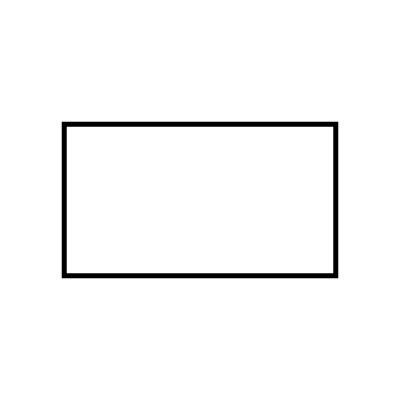
#> input picture rect.jpg, 400 x 400 px
$ jupyter execute --allow-errors main.ipynb   (shell and % lines are left out)
#> lines starting #> are read from the running program, lines starting #| are printed output that depends on the picture; after the words box and inside, x2 and y2 are one past the last pixel; in counts of white or black regions, pixels touching at a corner belong together; long printed decimals are rounded
**Problem Statement**
>Survey Drones require flight path of the area to take survey. Current technology allow users to manually define the flight path, which can be tedious sometimes.

**Solution**
>To develop a tracable map from given area plot image, thereby automating the work of flight path defining.

>Goal of this PBL is to develop an algo resulting a tracable map which then could be overlayed on top of google-map for flight path. To get scale of the tracable map we'll be comparing given plot's area with our calculated area.

**Methodology**
1. *Get contour of image-*
    - Read image
    - Apply thresholding
    - Find and draw contour lines
2. *For area-*
    - Gauss area law
    - pixel to area (find out 1 pixel area, then number of pixels in the contour and then multiply)

[cell 1]
#---------Dependencies----------
import cv2 as cv
import numpy as np
import matplotlib.pyplot as plt
import googlemaps
import gmplot
import math
#> (the rest of this cell did not finish here and is left out)

[cell 2]
#---------Reading Image----------
img=cv.cvtColor(cv.imread('rect.jpg'), cv.COLOR_BGR2GRAY)
#> img: shape (400, 400); min 0, max 255, mean 248.3
imgplot = plt.imshow(img,cmap='gray')
plt.show()

[cell 3]
#Thresholding
#   1. using canny edge detection
#   2. using binary thresholding


#---------1. Edge detection----------
edges=cv.Canny(image=img,threshold1=250,threshold2=450)
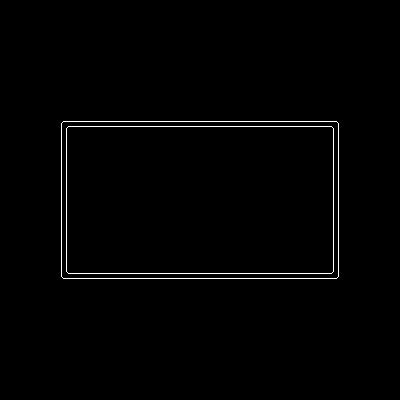
#> edges: shape (400, 400); 1.1% white in thin lines or dots, all inside (x1, y1, x2, y2) = (61, 121, 339, 279)
imgplot = plt.imshow(edges,cmap='gray')
plt.show()
plt.imsave('map3.png', edges, cmap='gray', format='png')

[cell 4]
#----------2. Binary Thresholding-----------
ret,thresld=cv.threshold(img,150,255,cv.THRESH_BINARY_INV)
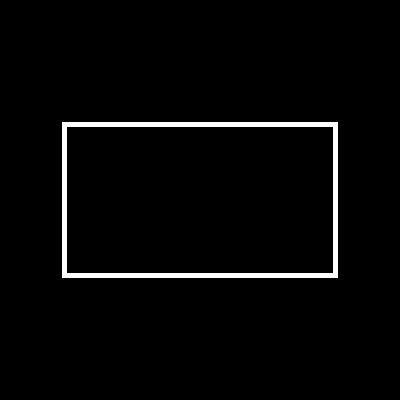
#> thresld: shape (400, 400); 2.6% white; 1 white region, box (x1, y1, x2, y2) and area: (62, 122, 338, 278) 4220
plt.imshow(thresld,cmap='gray')
plt.imsave('map5.png', thresld, cmap='gray', format='png')

[cell 5]
#--------Erode and Dilate----------
kernel = np.ones((3, 3), np.uint8)
# img_erosion = cv.erode(thresld, kernel, iterations=1)
# plt.imshow(img_erosion,cmap='gray')
img_dilation = cv.dilate(thresld, kernel, iterations=1)
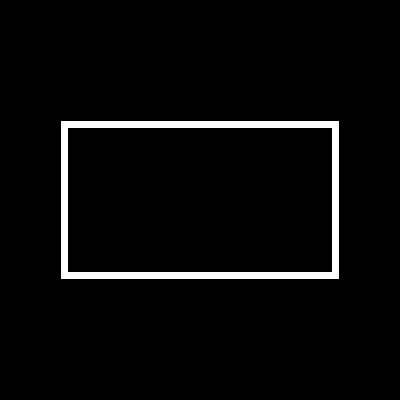
#> img_dilation: shape (400, 400); 3.7% white; 1 white region, box (x1, y1, x2, y2) and area: (61, 121, 339, 279) 5908
# plt.imshow(img_dilation,cmap='gray')
plt.imsave('map6.png',img_dilation,cmap='gray',format='png')

[cell 6]
#---------Finding Contour-----------
contours1, hierarchy1 = cv.findContours(thresld, cv.RETR_TREE, cv.CHAIN_APPROX_SIMPLE)
#> contours1 = 2 contours; box (x1, y1, x2, y2) and area: (62, 122, 338, 278) 42625, (66, 126, 334, 274) 39247
print(len(contours1))
#| 2
print(contours1[0])
#| [[[ 62 122]]
#|  [[ 62 277]]
#|  [[337 277]]
#|  [[337 122]]]
imgCopy=cv.cvtColor(cv.imread('rect.jpg'), cv.COLOR_BGR2RGB)
#> imgCopy is the input picture: shape (400, 400, 3); min 0, max 255, mean 248.3
cv.drawContours(imgCopy, contours1, 0, (0,0, 255), 1)
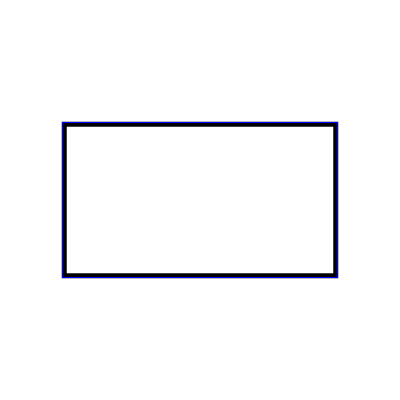
#> imgCopy: shape (400, 400, 3); 0.54% of pixels changed, all inside (x1, y1, x2, y2) = (62, 122, 338, 278)
# plt.imshow(imgCopy)
cv.imwrite('contour.png',imgCopy)
#> Out = True

[cell 7]
def calBearingAngle(pt):
    # print(pt)
    cnt=contours1[0][0][0]
    print(cnt)
    dist=math.dist(cnt,pt)

    print((pt[1]-cnt[1])/dist)
    bearingAngle = math.acos((pt[1]-cnt[1])/dist) #will return angle in radians
    if pt[0]-cnt[0]<0:
        bearingAngle=6.28-bearingAngle #2pi-angle
    return dist,bearingAngle

[cell 8]
def calDestPoint(lat1, lon1, distance, bearing):
    # Convert latitude and longitude to radians
    lat1_rad = math.radians(lat1)
    lon1_rad = math.radians(lon1)
    bearing_rad = bearing

    # Earth's radius (mean radius in km)
    R = 6371.0

    # Calculate the latitude and longitude of the destination point
    lat2_rad = math.asin(math.sin(lat1_rad) * math.cos(distance/R) +
                         math.cos(lat1_rad) * math.sin(distance/R) * math.cos(bearing_rad))
    lon2_rad = lon1_rad + math.atan2(math.sin(bearing_rad) * math.sin(distance/R) * math.cos(lat1_rad),
                                     math.cos(distance/R) - math.sin(lat1_rad) * math.sin(lat2_rad))

    # Convert latitude and longitude back to degrees
    lat2 = math.degrees(lat2_rad)
    lon2 = math.degrees(lon2_rad)

    return lat2, lon2

[cell 9]
#calculating area and retrieving vertices of each contour line
lats=[27.218910]
lons=[83.714759]
i=0
for cnt in contours1[0]:
    # print(cnt[0][0],i)

    if i!=0:
        d,b=calBearingAngle(cnt[0])
        lat,lon = calDestPoint(27.218910, 83.714759,d,b)
        lats.append(lat)
        lons.append(lon)
    i=i+1
#> this loop made 4 passes
#> (dist in calBearingAngle, bearingAngle in calBearingAngle, d, b, bearing_rad in calDestPoint, lat2_rad in calDestPoint, lon2_rad in calDestPoint) on passes 2 to 4: (155, 0, 155, 0, 0, 0.499, 1.46), (315.7, 1.06, 315.7, 1.06, 1.06, 0.499, 1.51), (275, 1.57, 275, 1.57, 1.57, 0.475, 1.51)
#| [ 62 122]
#| 1.0
#| [ 62 122]
#| 0.491
#| [ 62 122]
#| 0.0
#> after the loop, i = 4; lats = [27.22, 28.61, 28.58, 27.19]; lons = [83.71, 83.71, 86.53, 86.5]
print(lats,lons)
#| [27.219, 28.613, 28.585, 27.191] [83.715, 83.715, 86.531, 86.495]
for cnt in contours1:
    area = cv.contourArea(cnt)
#> this loop made 2 passes
#> (cnt, area) on pass 1: ([[62, 122], [62, 277], [337, 277], [337, 122]], 42625)
#> area on pass 2: 39247
print(area)
#| 39247.0
